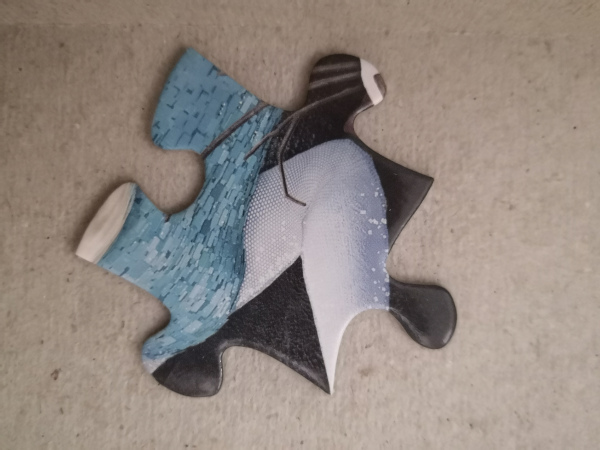
#> input picture Lab1/Images/image-35.jpg, 600 x 450 px
$ jupyter execute --allow-errors check.ipynb
#> lines starting #> are read from the running program, lines starting #| are printed output that depends on the picture; after the words box and inside, x2 and y2 are one past the last pixel; in counts of white or black regions, pixels touching at a corner belong together
[cell 1]
import cv2
import numpy as np
import skimage
import imageio
import mpmath
import matplotlib.pyplot as plt
import seaborn as sns
import PIL
from skimage.io import imread, imshow

from skimage.filters import prewitt_v, prewitt_h, laplace, threshold_otsu
from scipy.stats import multivariate_normal
from sklearn.metrics import classification_report
from sklearn.metrics import confusion_matrix
from sklearn.metrics import auc
from tqdm import tqdm
from sklearn.metrics import roc_curve

Feature extractor

[cell 2]
def getFeatures(training_img, mask, show_plot=True):
    binary_mask = mask>0.5
    #plt.imshow(binary_mask)

    #add dimensions
    # print(binary_mask.shape)
    hsv_training_img = cv2.cvtColor(training_img, cv2.COLOR_BGR2RGB)
    v,s,h = cv2.split(hsv_training_img)
    h, s,v = h*binary_mask, s*binary_mask, v*binary_mask
    # print(h.shape)
    b,g,r = cv2.split(training_img)
    r,g,b = r*binary_mask, g*binary_mask, b*binary_mask

    # get vertical prewitt for separated channels
    vert_prewitt_r = prewitt_v(image=r)
    vert_prewitt_g = prewitt_v(image=g)
    vert_prewitt_b = prewitt_v(image=b)

    # get horizontal prewitt for separated channels
    hori_prewitt_r = prewitt_h(image=r)
    hori_prewitt_g = prewitt_h(image=g)
    hori_prewitt_b = prewitt_h(image=b)

    # get Laplacian for separated channels
    laplace_r = laplace(image=r)
    laplace_g = laplace(image=g)
    laplace_b = laplace(image=b)


    if show_plot:
        # vertical prewitt plot
        fig, axes = plt.subplots(nrows = 1, ncols = 3, figsize=(16,4))
        plt.subplot(1,3,1), plt.imshow( vert_prewitt_r,cmap="gray"), plt.axis("off")
        plt.subplot(1,3,2), plt.imshow( vert_prewitt_g,cmap="gray"), plt.axis("off")
        plt.subplot(1,3,3), plt.imshow( vert_prewitt_b,cmap="gray"), plt.axis("off")
        plt.suptitle("Vertical Prewitt of RGB image")
        plt.show()

        # horizontal prewitt plot
        fig, axes = plt.subplots(nrows = 1, ncols = 3, figsize=(16,4))
        plt.subplot(1,3,1), plt.imshow( hori_prewitt_r,cmap="gray"), plt.axis("off")
        plt.subplot(1,3,2), plt.imshow( hori_prewitt_g,cmap="gray"), plt.axis("off")
        plt.subplot(1,3,3), plt.imshow( hori_prewitt_b,cmap="gray"), plt.axis("off")
        plt.suptitle("Horizontal Prewitt of RGB image")
        plt.show()

        # laplace plot
        fig, axes = plt.subplots(nrows = 1, ncols = 3, figsize=(16,4))
        plt.subplot(1,3,1), plt.imshow( laplace_r,cmap="gray"), plt.axis("off")
        plt.subplot(1,3,2), plt.imshow( laplace_g,cmap="gray"), plt.axis("off")
        plt.subplot(1,3,3), plt.imshow( laplace_b,cmap="gray"), plt.axis("off")
        plt.suptitle("Laplacian of RGB image")
        plt.show()

    features = [
        vert_prewitt_r, hori_prewitt_r,
        vert_prewitt_g, hori_prewitt_g,
        vert_prewitt_b, hori_prewitt_b,
        laplace_r, laplace_g, laplace_b,
        r, g, b,
        h, s, v
    ]

    flattened_features = np.array([f[binary_mask].flatten() for f in features])
    print(flattened_features[0].shape)

    return np.array(flattened_features)

[cell 3]
# NOTE pass the mask now
def foreground_given_pixel(x,fg_mean, fg_cov, bg_mean, bg_cov,mask):
    N_fg = np.sum(mask)
    N_bg = 270_000 - N_fg
    numerator = multivariate_normal.pdf( x, mean = fg_mean, cov= fg_cov, allow_singular=True) * (N_fg)
    denominator = multivariate_normal.pdf(x, mean=fg_mean, cov=fg_cov, allow_singular=True)*N_fg \
                + multivariate_normal.pdf( x, mean= bg_mean, cov= bg_cov, allow_singular=True) * (N_bg)
    probability = numerator/denominator
    return probability

[cell 4]
def getPixelFeatures(features,row, col):
    pixel_coordinate = row*600 + col
    pixel_features= []
    for f in features:
        pixel_features.append(f[pixel_coordinate])
    return pixel_features

[cell 5]
original = imread("Images/image-35.jpg")
#> original is the input picture: shape (450, 600, 3); mean R, G, B 146, 135.6, 128.9

mask = imread("Images/mask-35.png", as_gray=True)
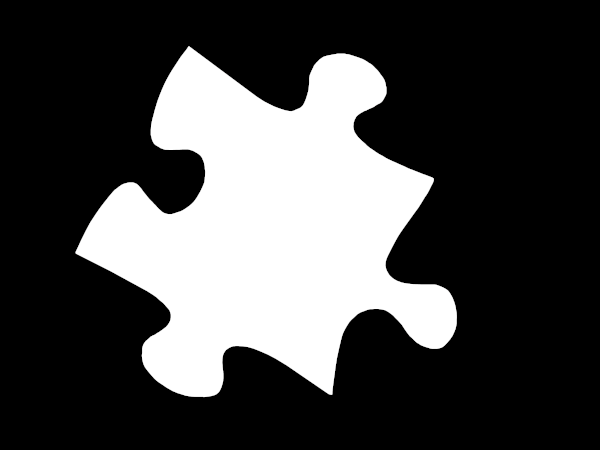
#> input picture Lab1/Images/mask-35.png, 600 x 450 px
#> mask: shape (450, 600) float64; min 0, max 1, mean 0.276
#threshold mask
mask = (mask>0.5).astype(int)
#> mask: shape (450, 600) int64; values 0 (black) and 1 (white), 27.6% white; 1 white region, box (x1, y1, x2, y2) and area: (75, 46, 457, 397) 74573
# print(np.unique(mask))
identity = np.ones_like(mask,int)
inverse_mask = (mask <=0.5).astype(int)
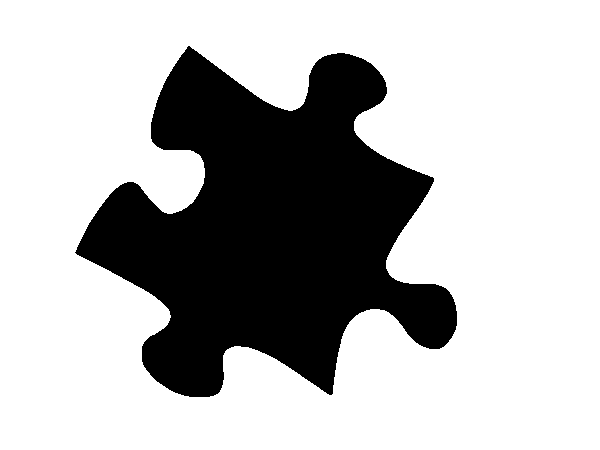
#> inverse_mask: shape (450, 600) int64; values 0 (black) and 1 (white), 72.4% white; 1 black region, box (x1, y1, x2, y2) and area: (75, 46, 457, 397) 74573

# feature extraction
# get the feature for fg and bg
original_features = getFeatures(original, identity, show_plot=False)
#> in getFeatures, `binary_mask = mask>0.5`: binary_mask: shape (450, 600) bool; every value is 1
#> in getFeatures, `v,s,h = cv2.split(hsv_training_img)`:
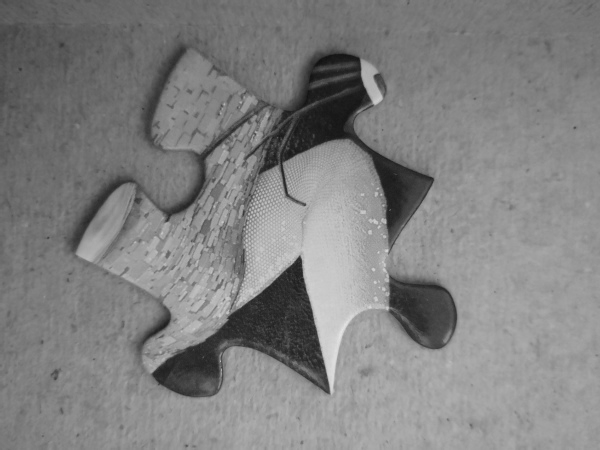
#> v: shape (450, 600); min 15, max 230, mean 128.9
#> in getFeatures, `v,s,h = cv2.split(hsv_training_img)`:
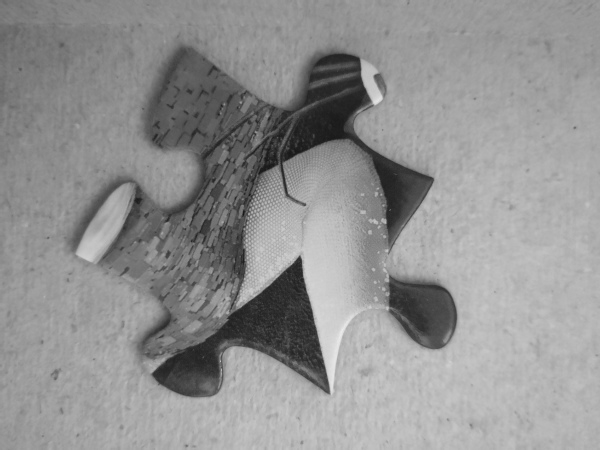
#> h: shape (450, 600); min 21, max 236, mean 146
#| (270000,)
# print(original_features.shape)
fg_features = getFeatures(original, mask, show_plot=False)
#> call 2 of getFeatures, with show_plot = False
#> in getFeatures (call 2), `h, s,v = h*binary_mask, s*binary_mask, v*binary_mask`:
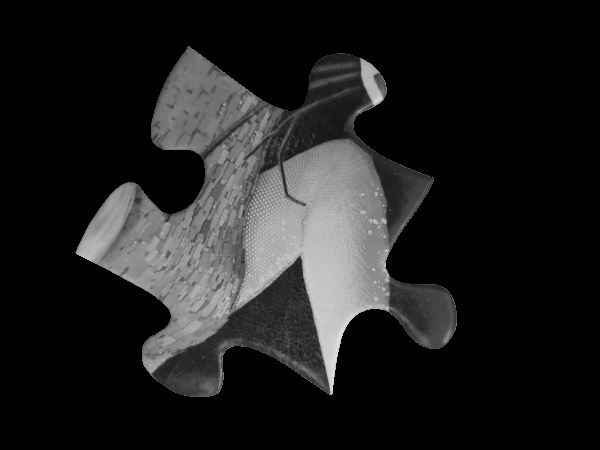
#> s: shape (450, 600); min 0, max 227, mean 31.2
#| (74573,)
# print(fg_features[0].shape)
bg_features = getFeatures(original, inverse_mask, show_plot=False)
#> call 3 of getFeatures, with show_plot = False
#> in getFeatures (call 3), `h, s,v = h*binary_mask, s*binary_mask, v*binary_mask`:
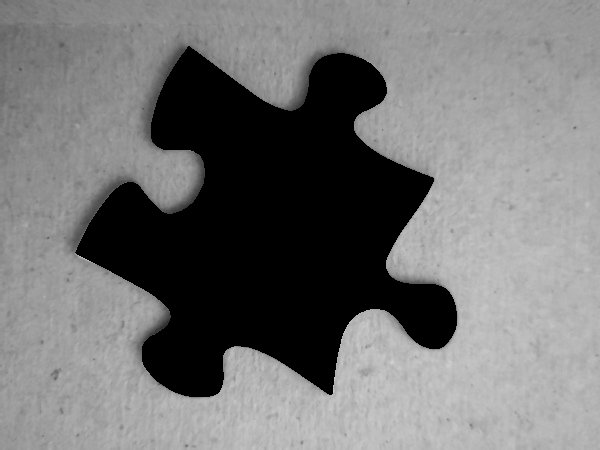
#> h: shape (450, 600); min 0, max 207, mean 116.1
#> in getFeatures (call 3), `h, s,v = h*binary_mask, s*binary_mask, v*binary_mask`:
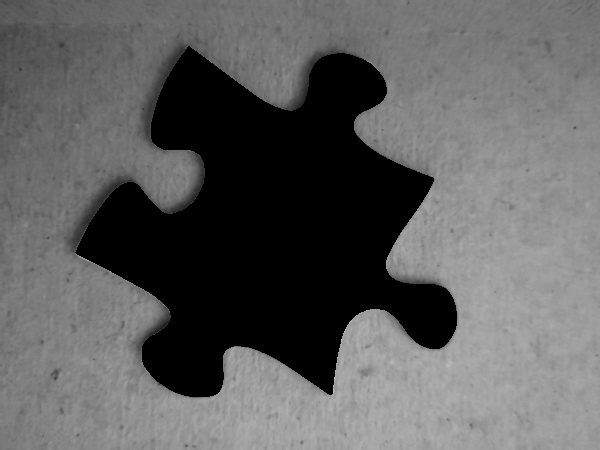
#> v: shape (450, 600); min 0, max 187, mean 95.3
#> in getFeatures (call 3), `hori_prewitt_b = prewitt_h(image=b)`:
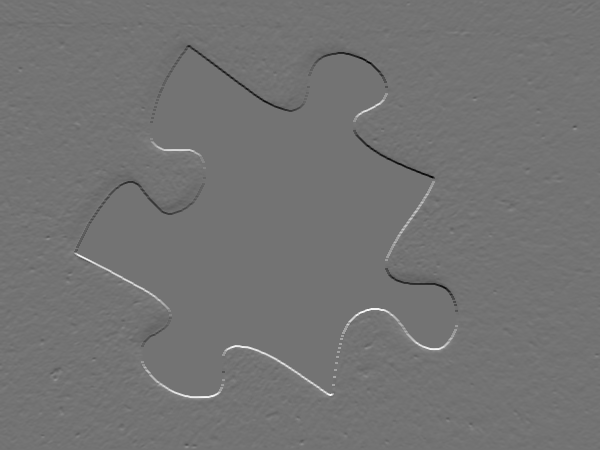
#> hori_prewitt_b: shape (450, 600) float64; min -0.601, max 0.724, mean 0.000561; drawn with min black and max white
#| (195427,)
# print(bg_features[0].shape)

# pixel as row with features in the col indices
original_feature_matrix = np.stack(original_features, axis=-1)
# print(original_feature_matrix.shape)

fg_feature_matrix = np.stack(fg_features, axis=-1)
# print(fg_feature_matrix.shape)
fg_mean_vector = np.mean(fg_feature_matrix, axis=0)
#> fg_mean_vector = [0.000699, 0.000896, 0.000725, 0.000824, 0.000838, 0.00083, 0.0107, 0.0111, 0.012, 121.5, 113.1, 108.2, 108.2, 113.1, 121.5]
fg_cov_matrix = np.cov(fg_feature_matrix, rowvar=False)
# print(fg_mean_vector.shape)
# print(fg_cov_matrix.shape)
bg_feature_matrix = np.stack(bg_features, axis=-1)
bg_mean_vector = np.mean(bg_feature_matrix, axis=0)
#> bg_mean_vector = [0.0002, 0.000478, 0.000148, 0.000406, 0.000105, 0.000321, 0.00437, 0.00466, 0.00513, 131.7, 144.1, 160.5, 160.5, 144.1, 131.7]
bg_cov_matrix = np.cov(bg_feature_matrix, rowvar=False)

#======= Validation image ======
validation_img = imread("Images/image-83.jpg")
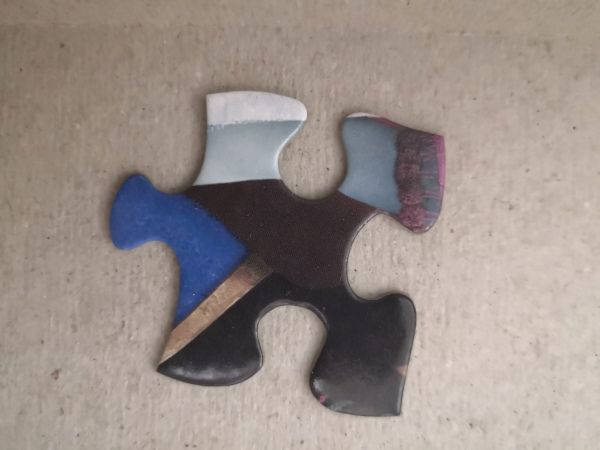
#> input picture Lab1/Images/image-83.jpg, 600 x 450 px
#> validation_img is the input picture: shape (450, 600, 3); mean R, G, B 153.3, 142.6, 137
# this is only used for the accuracy measure since it represents the foreground
validation_mask = imread("Images/mask-83.png", as_gray=True)
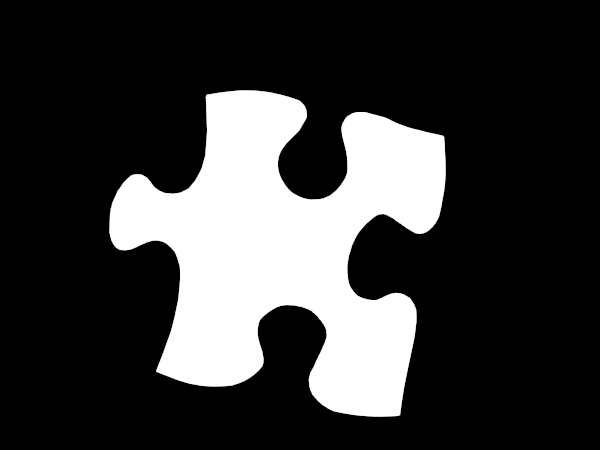
#> input picture Lab1/Images/mask-83.png, 600 x 450 px
#> validation_mask: shape (450, 600) float64; min 0, max 1, mean 0.223
# use null mask since we want to classify evey pixel in the validation image
#> (the rest of this cell did not finish here and is left out)
